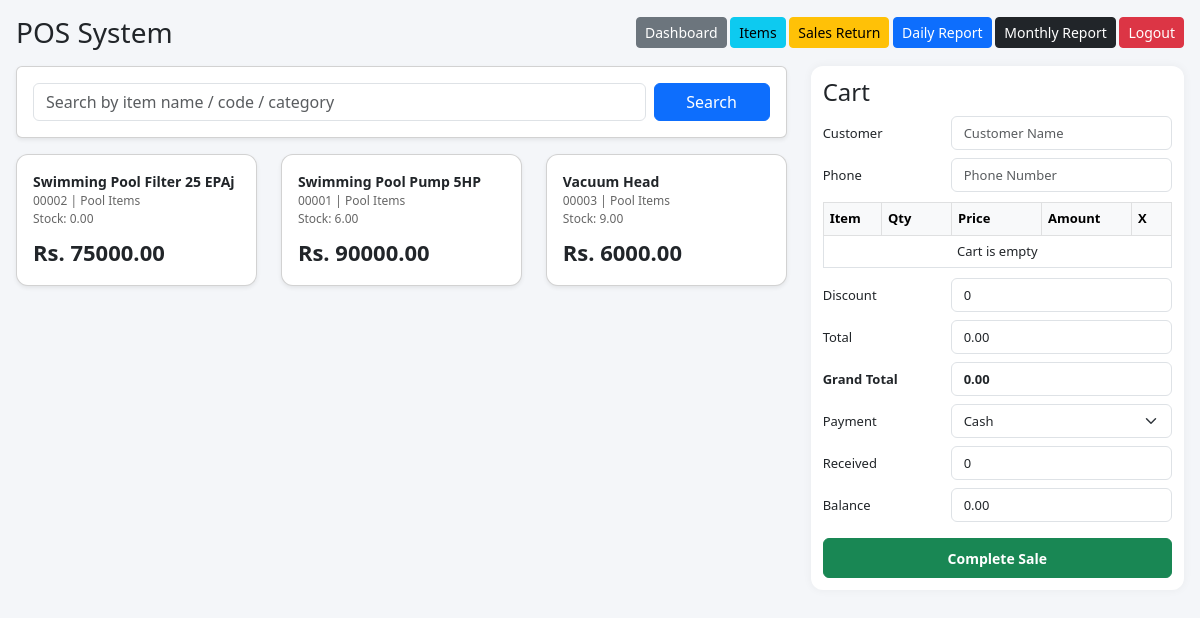
Before: / (signed in) with the older database file.
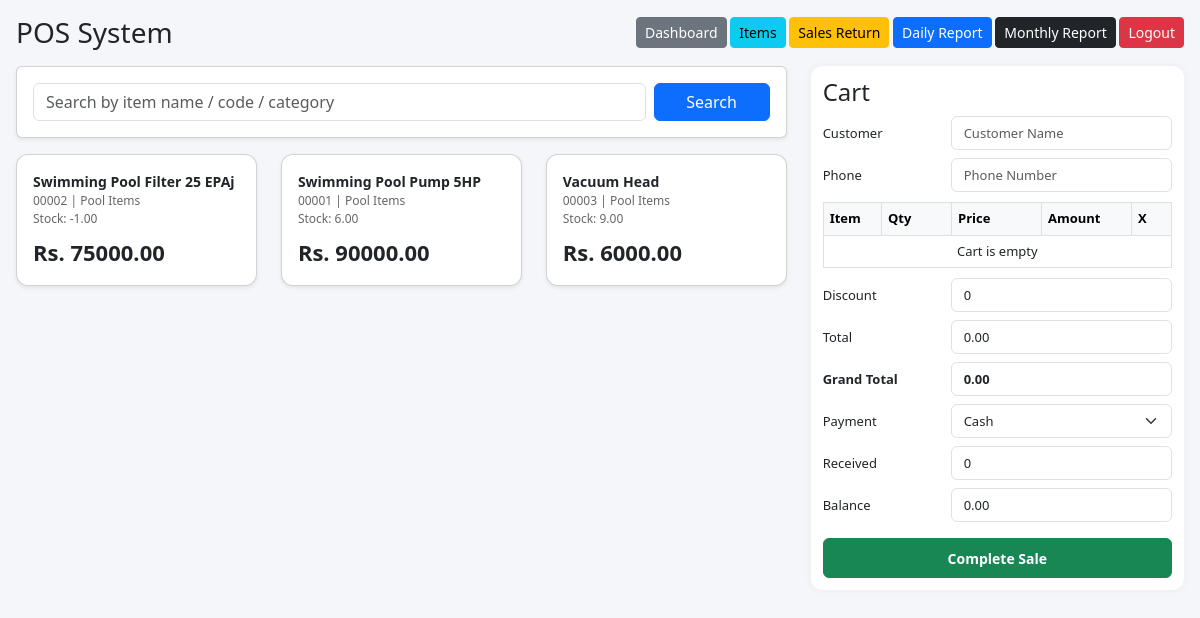
After: the same page with the newer database file.
### pos/models.py (models this page shows, shortened)
class Item(models.Model):
    ITEM_TYPE_CHOICES = [
        ("retail", "Retail"),
        ("project", "Project"),
        ("both", "Both"),
        ("expense", "Expense"),
    ]
    item_code = models.CharField(max_length=50)
    name = models.CharField(max_length=200)
    category = models.ForeignKey(Category, on_delete=models.SET_NULL, null=True, blank=True)
    supplier = models.ForeignKey(Supplier, on_delete=models.SET_NULL, null=True, blank=True)
    unit = models.CharField(max_length=20, default="pcs")
    cost_price = models.DecimalField(max_digits=10, decimal_places=2, default=0)
    selling_price = models.DecimalField(max_digits=10, decimal_places=2, default=0)
    stock = models.DecimalField(max_digits=12, decimal_places=2, default=0)
    purchase_date = models.DateField(blank=True, null=True)
    item_type = models.CharField(max_length=20, choices=ITEM_TYPE_CHOICES, default="retail")
    is_service = models.BooleanField(default=False)
    reorder_level = models.DecimalField(max_digits=12, decimal_places=2, default=0)
    warranty_days = models.IntegerField(default=0)
    retail_gl_account = models.ForeignKey(
        GLMaster,
        on_delete=models.SET_NULL,
        null=True,
        blank=True,
        related_name="retail_items",
    )
    cost_gl_account = models.ForeignKey(
        GLMaster,
        on_delete=models.SET_NULL,
        null=True,
        blank=True,
        related_name="cost_items",
    )
    created_at = models.DateTimeField(auto_now_add=True)
    class Meta:
        ordering = ["name"]

class Category(models.Model):
    name = models.CharField(max_length=100)
    class Meta:
        ordering = ["name"]

### pos/views.py (the view)
# urls.py: path('', views.pos_page, name='pos'),
@user_passes_test(can_use_pos)
def pos_page(request):
    query = request.GET.get("q", "").strip()
    items = Item.objects.all().select_related("category").order_by("name")
    if query:
        items = items.filter(
            Q(name__icontains=query) |
            Q(item_code__icontains=query) |
            Q(category__name__icontains=query)
        )
    return render(request, "pos/pos.html", {
        "items": items,
        "query": query,
        "show_items": can_manage_items(request.user),
    })

### pos/views.py (called while the page is built)
def is_owner(user):
    return user.is_superuser or user.groups.filter(name__iexact="Owner").exists()

def can_use_pos(user):
    return is_owner(user) or is_cashier(user)

def can_manage_items(user):
    return is_owner(user) or is_manager(user) or is_clerk(user)

### pos/templates/pos/pos.html (shortened to what the changed rows need)
<!DOCTYPE html>
<html>
<head>
    <link href="https://cdn.jsdelivr.net/npm/bootstrap@5.3.0/dist/css/bootstrap.min.css" rel="stylesheet">
</head>
<body>
<div class="container-fluid p-3">
    <div class="row">
        <div class="col-lg-8">
            <div class="row">
                {% for item in items %}
                <div class="col-md-4 mb-3">
                    <div class="card item-card shadow-sm p-3"
                         onclick="addToCart('{{ item.id }}', '{{ item.name|escapejs }}', '{{ item.selling_price }}', '{{ item.stock }}', '{{ item.item_code|default:''|escapejs }}')">
                        <div class="item-title">{{ item.name }}</div>
                        <div class="small-text">
                            {{ item.item_code }}
                            {% if item.category %}| {{ item.category.name }}{% endif %}
                        </div>
                        <div class="small-text">Stock: {{ item.stock }}</div>
                        <div class="mt-2 price-text">Rs. {{ item.selling_price }}</div>
                    </div>
                </div>
                {% empty %}
                <div class="col-12">
                    <div class="alert alert-warning mb-0">No items found.</div>
                </div>
                {% endfor %}
            </div>
        </div>
        <div class="col-lg-4">
            <div class="cart-box">
                <div class="cart-table-wrap">
                    <table class="table table-bordered table-sm bg-white mb-0">
                        <thead class="table-light">
                            <tr>
                                <th>Item</th>
                                <th width="70">Qty</th>
                                <th width="90">Price</th>
                                <th width="90">Amount</th>
                                <th width="40">X</th>
                            </tr>
                        </thead>
                    </table>
                </div>
            </div>
        </div>
    </div>
</div>
</body>
</html>

Changed rows visible on the page:
changed Item "Swimming Pool Filter 25 EPAj": stock "0.00" → "-1.00"
